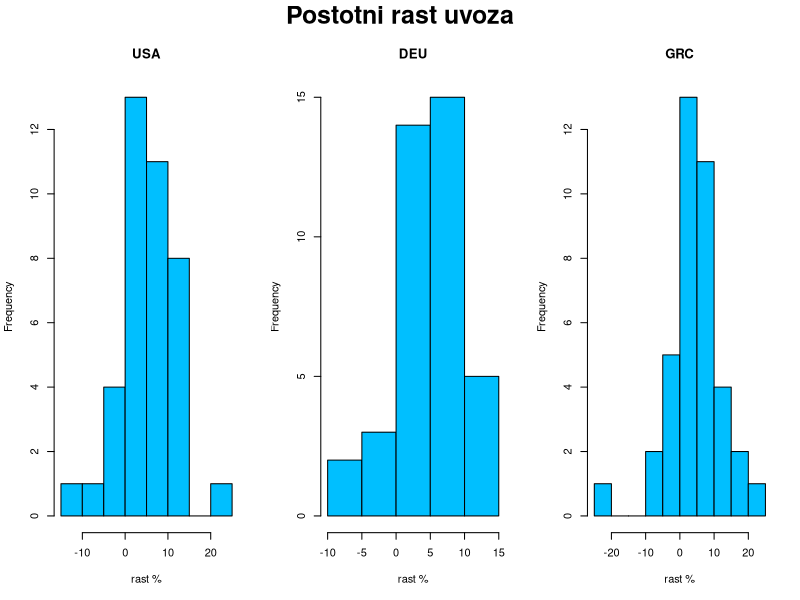
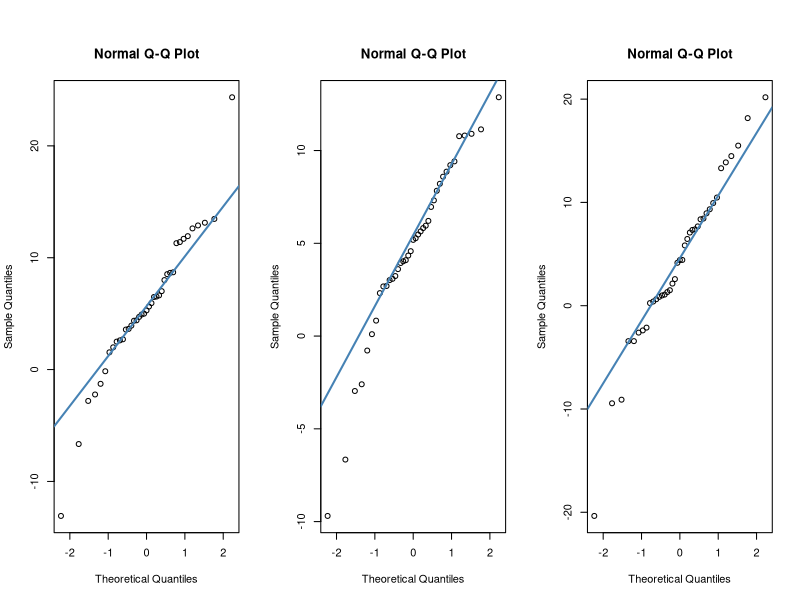
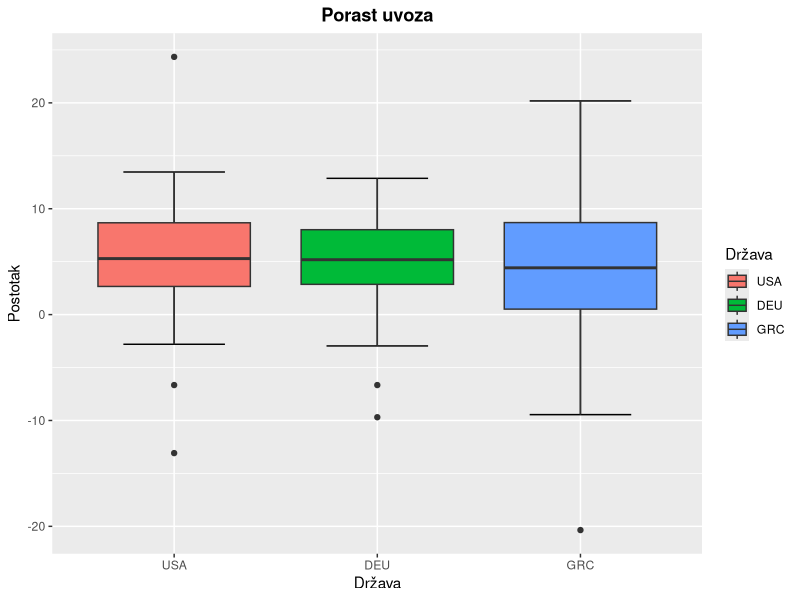
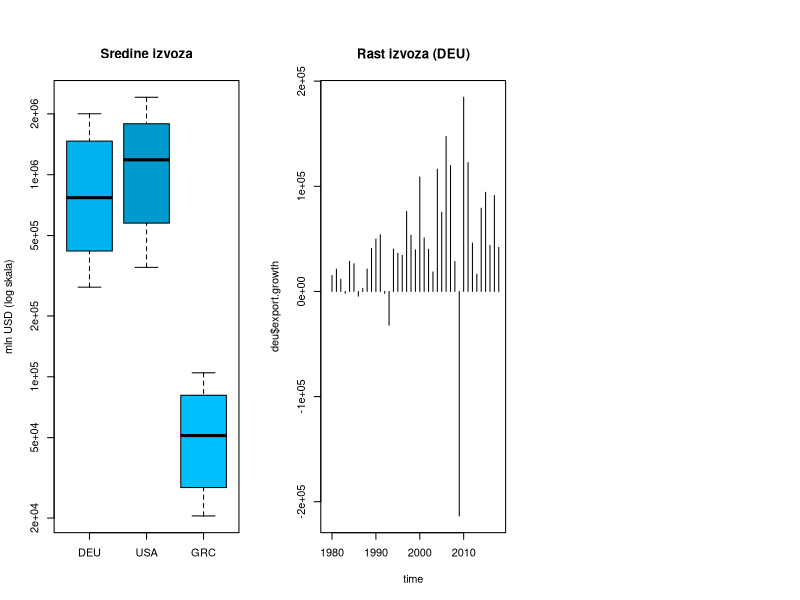
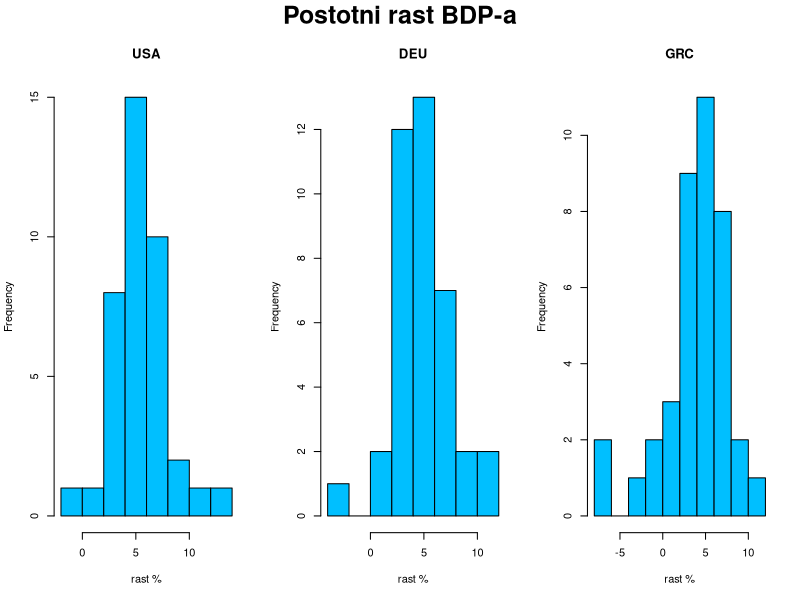
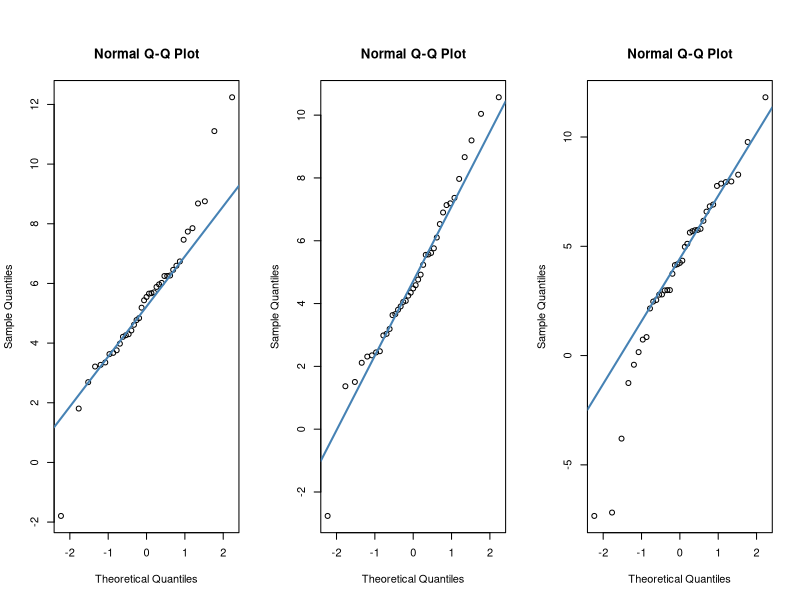
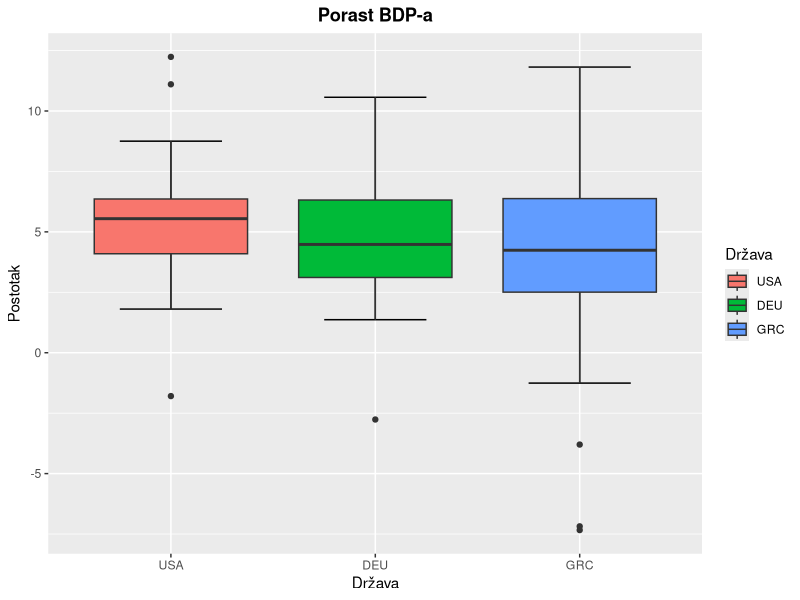
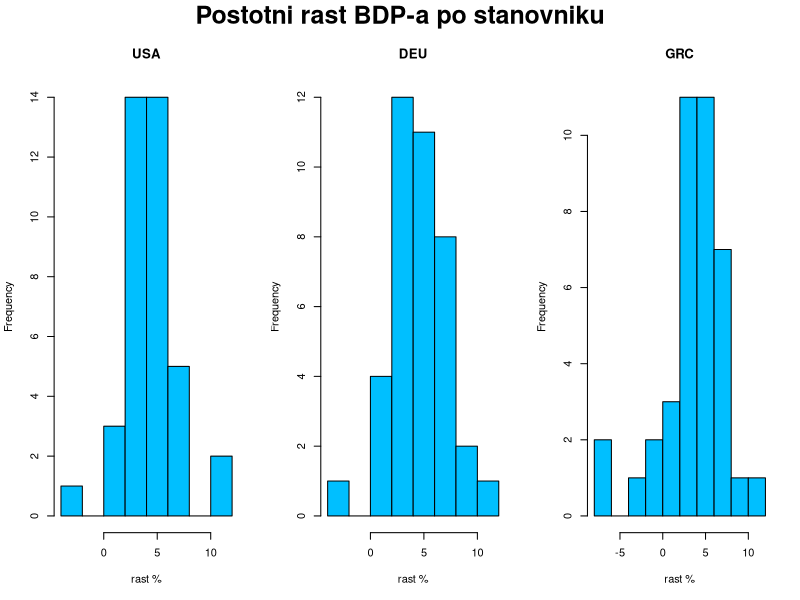

R code for these plots, in order:
## ---- chunk 1
library(knitr)
knitr::opts_chunk$set(echo = TRUE)

library(tidyverse)
Sys.setlocale(locale = "hr_HR.utf8")
## ---- chunk 2
export.data = read.csv("Export_data.csv", fileEncoding="UTF-8-BOM")
# head(export.data)

import.data = read.csv("Import_data.csv", fileEncoding="UTF-8-BOM")
# head(import.data)

gdp.data = read.csv("GDP_data.csv", fileEncoding="UTF-8-BOM")
# head(gdp.data)

gdp.pc.data = read.csv("GDPpercapita_data.csv", fileEncoding="UTF-8-BOM")
# head(gdp.pc.data)
## ---- chunk 3
export.loc.cnt = export.data %>% group_by(LOCATION) %>%
    summarise(exp_n = n(), exp_est = sum(Flag.Codes == 'E')) %>%
    arrange(desc(exp_n), exp_est)
import.loc.cnt = import.data %>% group_by(LOCATION) %>%
    summarise(imp_n = n(), imp_est = sum(Flag.Codes == 'E')) %>%
    arrange(desc(imp_n), imp_est)
gdp.loc.cnt = gdp.data %>% group_by(LOCATION) %>%
    summarise(gdp_n = n(), gdp_est = sum(Flag.Codes == 'E')) %>%
    arrange(desc(gdp_n), gdp_est)
gdp.pc.loc.cnt = gdp.pc.data %>% group_by(LOCATION) %>%
    summarise(gdp_pc_n = n(), gdp_pc_est = sum(Flag.Codes == 'E')) %>%
    arrange(desc(gdp_pc_n), gdp_pc_est)
loc.cnt = merge(merge(export.loc.cnt, import.loc.cnt), merge(gdp.loc.cnt, gdp.pc.loc.cnt))
knitr::kable(
  head(arrange(loc.cnt,
               desc(loc.cnt[,2]), desc(loc.cnt[,4]), desc(loc.cnt[,6]), desc(loc.cnt[,8]),
               loc.cnt[,3], loc.cnt[,5], loc.cnt[,7], loc.cnt[,9]), 20),
  caption = "Broj podataka za pojedinu državu"
)
## ---- chunk 4
remove(export.loc.cnt, import.loc.cnt, gdp.loc.cnt, gdp.pc.loc.cnt, loc.cnt)
## ---- chunk 5
time = 1979:2018
usa = data.frame(year = 1979:2018,
                 export.mln_usd = export.data$Value[export.data$LOCATION == "USA"],
                 import.mln_usd = import.data$Value[import.data$LOCATION == "USA"],
                 gdp.mln_usd = gdp.data$Value[gdp.data$LOCATION == "USA"],
                 gdp.pc.usd_cap = gdp.pc.data$Value[gdp.pc.data$LOCATION == "USA"])
usa$net.trade = usa$export.mln_usd - usa$import.mln_usd
deu = data.frame(year = 1979:2019,
                 export.mln_usd = export.data$Value[export.data$LOCATION == "DEU"],
                 import.mln_usd = import.data$Value[import.data$LOCATION == "DEU"],
                 gdp.mln_usd = gdp.data$Value[gdp.data$LOCATION == "DEU"],
                 gdp.pc.usd_cap = gdp.pc.data$Value[gdp.pc.data$LOCATION == "DEU"])
deu$net.trade = deu$export.mln_usd - deu$import.mln_usd
grc = data.frame(year = 1979:2019,
                 export.mln_usd = export.data$Value[export.data$LOCATION == "GRC"],
                 import.mln_usd = import.data$Value[import.data$LOCATION == "GRC"],
                 gdp.mln_usd = gdp.data$Value[gdp.data$LOCATION == "GRC"],
                 gdp.pc.usd_cap = gdp.pc.data$Value[gdp.pc.data$LOCATION == "GRC"])
grc$net.trade = grc$export.mln_usd - grc$import.mln_usd
## ---- chunk 6
usa = usa %>% mutate(import.mln_usd,
                     import.growth = import.mln_usd - lag(import.mln_usd),
                     import.growth.p = import.growth / lag(import.mln_usd) * 100)
deu = deu %>% mutate(import.mln_usd, 
                     import.growth = import.mln_usd - lag(import.mln_usd),
                     import.growth.p = import.growth / lag(import.mln_usd) * 100)
grc = grc %>% mutate(import.mln_usd,
                     import.growth = import.mln_usd - lag(import.mln_usd),
                     import.growth.p = import.growth / lag(import.mln_usd) * 100)
usa = usa %>% mutate(export.mln_usd, 
                     export.growth = export.mln_usd - lag(export.mln_usd),
                     export.growth.p = export.growth / lag(export.mln_usd) * 100)
deu = deu %>% mutate(export.mln_usd,
                     export.growth = export.mln_usd - lag(export.mln_usd),
                     export.growth.p = export.growth / lag(export.mln_usd) * 100)
grc = grc %>% mutate(export.mln_usd,
                     export.growth = export.mln_usd - lag(export.mln_usd),
                     export.growth.p = export.growth / lag(export.mln_usd) * 100)
usa = usa %>% mutate(gdp.mln_usd,
                     gdp.growth = gdp.mln_usd - lag(gdp.mln_usd),
                     gdp.growth.p = gdp.growth / lag(gdp.mln_usd) * 100)
deu = deu %>% mutate(gdp.mln_usd,
                     gdp.growth = gdp.mln_usd - lag(gdp.mln_usd),
                     gdp.growth.p = gdp.growth / lag(gdp.mln_usd) * 100)
grc = grc %>% mutate(gdp.mln_usd,
                     gdp.growth = gdp.mln_usd - lag(gdp.mln_usd),
                     gdp.growth.p = gdp.growth / lag(gdp.mln_usd) * 100)
usa = usa %>% mutate(gdp.pc.usd_cap,
                     gdp.pc.growth = gdp.pc.usd_cap - lag(gdp.pc.usd_cap),
                     gdp.pc.growth.p = gdp.pc.growth / lag(gdp.pc.usd_cap) * 100)
deu = deu %>% mutate(gdp.pc.usd_cap,
                     gdp.pc.growth = gdp.pc.usd_cap - lag(gdp.pc.usd_cap),
                     gdp.pc.growth.p = gdp.pc.growth / lag(gdp.pc.usd_cap) * 100)
grc = grc %>% mutate(gdp.pc.usd_cap,
                     gdp.pc.growth = gdp.pc.usd_cap - lag(gdp.pc.usd_cap),
                     gdp.pc.growth.p = gdp.pc.growth / lag(gdp.pc.usd_cap) * 100)
# brisemo zadnju opservaciju za deu i grc jer usa nema podatke za 2019.g.
deu = deu[-nrow(deu),]
grc = grc[-nrow(grc),]
## ---- chunk 7
data.all = bind_rows(lapply(c("USA", "DEU", "GRC"), function (x) {
  data.frame(country=x, get(tolower(x)))
}))
data.all$country = factor(data.all$country, levels = c("USA", "DEU", "GRC"))
## ---- chunk 8
summary(usa)
summary(deu)
summary(grc)
## ---- chunk 9
par(mfrow = c(1, 3), oma = c(0, 0, 2, 0))
hist(usa$import.growth.p, main="USA", xlab="rast %", col="deepskyblue")
hist(deu$import.growth.p, main="DEU", xlab="rast %", col="deepskyblue")
hist(grc$import.growth.p, main="GRC", xlab="rast %", col="deepskyblue")
mtext("Postotni rast uvoza", outer = T, cex = 1.5, font = 2)
## ---- chunk 10
qqnorm(usa$import.growth.p)
qqline(usa$import.growth.p, col = "steelblue", lwd = 2)

qqnorm(deu$import.growth.p)
qqline(deu$import.growth.p, col = "steelblue", lwd = 2)

qqnorm(grc$import.growth.p)
qqline(grc$import.growth.p, col = "steelblue", lwd = 2)
## ---- chunk 11
ggplot(na.omit(data.all), aes(x=country, y=import.growth.p)) +
  stat_boxplot(geom = "errorbar", width = 0.5) +
  geom_boxplot(aes(fill=country)) +
  labs(title = "Porast uvoza", x="Država", y="Postotak", fill="Država") +
  theme(plot.title = element_text(hjust = 0.5, face = "bold"))
## ---- chunk 12
boxplot(deu$export.mln_usd,
        usa$export.mln_usd,
        grc$export.mln_usd,
        names = c("DEU", "USA", "GRC"), main = "Sredine izvoza",
        col = c("deepskyblue2", "deepskyblue3", "deepskyblue"),
        ylab = "mln USD (log skala)",
        log = "y")
## ---- chunk 13
plot(time, deu$export.growth, type = "h", main = "Rast izvoza (DEU)")
## ---- chunk 14
par(mfrow = c(1, 3), oma = c(0, 0, 2, 0))
hist(usa$gdp.growth.p, main="USA", xlab="rast %", col="deepskyblue")
hist(deu$gdp.growth.p, main="DEU", xlab="rast %", col="deepskyblue")
hist(grc$gdp.growth.p, main="GRC", xlab="rast %", col="deepskyblue")
mtext("Postotni rast BDP-a", outer = T, cex = 1.5, font = 2)


#boxplot(deu$gdp.mln_usd,
 #       usa$gdp.mln_usd,
  #      grc$gdp.mln_usd,
   #     names = c("DEU", "USA", "GRC"), main = "Sredine BDP-a",
    #    col = c("deepskyblue2", "deepskyblue3", "deepskyblue"),
     #   ylab = "mln USD (log skala)",
      #  log = "y")
## ---- chunk 15
qqnorm(usa$gdp.growth.p)
qqline(usa$gdp.growth.p, col = "steelblue", lwd = 2)

qqnorm(deu$gdp.growth.p)
qqline(deu$gdp.growth.p, col = "steelblue", lwd = 2)

qqnorm(grc$gdp.growth.p)
qqline(grc$gdp.growth.p, col = "steelblue", lwd = 2)
## ---- chunk 16
ggplot(na.omit(data.all), aes(x=country, y=gdp.growth.p)) +
  stat_boxplot(geom = "errorbar", width = 0.5) +
  geom_boxplot(aes(fill=country)) +
  labs(title = "Porast BDP-a", x="Država", y="Postotak", fill="Država") +
  theme(plot.title = element_text(hjust = 0.5, face = "bold"))
## ---- chunk 17
par(mfrow = c(1, 3), oma = c(0, 0, 2, 0))
hist(usa$gdp.pc.growth.p, main="USA", xlab="rast %", col="deepskyblue")
hist(deu$gdp.pc.growth.p, main="DEU", xlab="rast %", col="deepskyblue")
hist(grc$gdp.pc.growth.p, main="GRC", xlab="rast %", col="deepskyblue")
mtext("Postotni rast BDP-a po stanovniku", outer = T, cex = 1.5, font = 2)
#boxplot(deu$gdp.pc.usd_cap,
#        usa$gdp.pc.usd_cap,
#        grc$gdp.pc.usd_cap,
#        names = c("DEU", "USA", "GRC"), main = "Sredine BDP-a po stanovniku",
#        col = c("deepskyblue2", "deepskyblue3", "deepskyblue"),
#        ylab = " USD (log skala)",
#        log = "y")

## ---- chunk 18
plot(time, deu$gdp.growth, type = "h", main = "Rast BDP-a (DEU)")
plot(time, usa$gdp.growth, type="h", main = "Rast BDP-a (USA)")
plot(time, grc$gdp.growth, type="h", main = "Rast BDP-a (GRC)")

## ---- chunk 19
ggplot(na.omit(data.all), aes(x=country, y=gdp.pc.growth.p)) +
  stat_boxplot(geom = "errorbar", width = 0.5) +
  geom_boxplot(aes(fill=country)) +
  labs(title = "Porast BDP-a po stanovniku", x="Država", y="Postotak", fill="Država") +
  theme(plot.title = element_text(hjust = 0.5, face = "bold"))
## ---- chunk 20
library(reshape2)
exp.imp = melt(data.all, id.vars = "country", measure.vars = c("export.growth.p", "import.growth.p"), na.rm = T)
ggplot(exp.imp, aes(x = country, y = value, fill = variable)) +
  stat_boxplot(geom = "errorbar", width = 0.5, position = position_dodge(0.75)) +
  geom_boxplot() +
  labs(title = "Export/Import", y="Postotak") +
  theme(plot.title = element_text(hjust = 0.5, face = "bold"))
